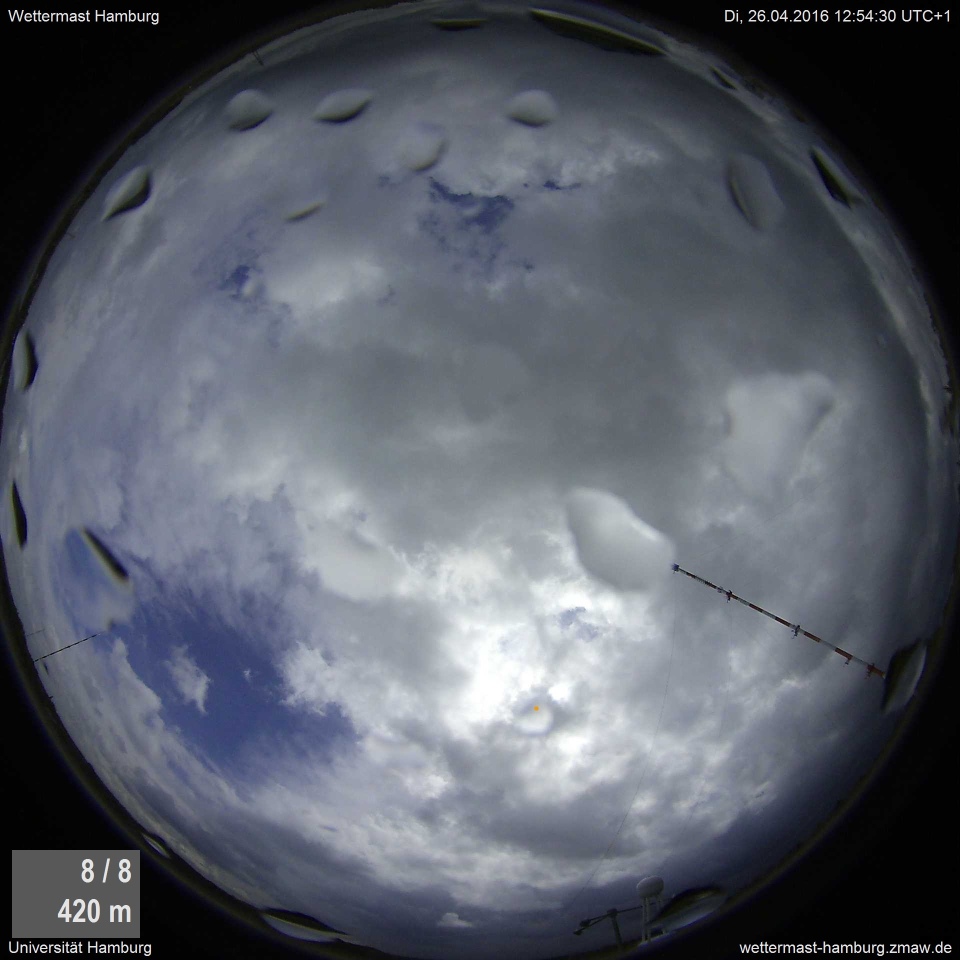
#> input picture k-means/test/Image_Wkm_Aktuell.jpg, 1920 x 1920 px, given in place of cloudy.jpg, which was not available (shown at 1/2 size)
$ python k-means_random.py   (Python 2 division)   (older library calls are emulated)
#> lines starting #> are read from the running program, lines starting #| are printed output that depends on the picture; pictures that were not available may be replaced by others from this repository, and a replacement may not be noted
# -*- coding: utf-8 -*-
"""
Created on Fri Apr 29 16:14:13 2016

@author: tfinn
"""
# External modules

# Internal modules


__version__ = ""

print(__doc__)
import numpy as np
import scipy.misc
import scipy.ndimage
from sklearn.cluster import MiniBatchKMeans
from sklearn.preprocessing import StandardScaler
from time import time
from pyextremelm.builder import ExtremeLearningMachine
from pyextremelm.builder.layers.unsupervised import ELMAE

k_cluster = 2
good_angle = 45
good_angle_dpi = int(np.round(1920/180*good_angle))


# Load the Wettermast photo
wm = scipy.ndimage.imread("cloudy.jpg", mode="RGB")
#> wm is the input picture: shape (1920, 1920, 3); mean R, G, B 87.3, 92.2, 102
scipy.misc.imsave(
    "test_original.jpg", wm[1920/2-good_angle_dpi:1920/2+good_angle_dpi,
        1920/2-good_angle_dpi:1920/2+good_angle_dpi, :])
#wm = wm/255 # to get values between 0 and 1
# Normalize RGB to surrounding fields
neighbour_size = 10
rgb_mean = scipy.ndimage.filters.uniform_filter(
    wm, size=(neighbour_size, neighbour_size, 1), mode="constant")
sum_mean = scipy.ndimage.filters.uniform_filter(
    wm, size=(neighbour_size, neighbour_size, 3), mode="constant")

# [10 lines of commented-out code are left out]
rgb_sqr_mean = scipy.ndimage.uniform_filter(
    wm**2,size=(neighbour_size, neighbour_size, 1), mode="constant")
# #print(rgb_sqr_mean)
rgb_stddev = rgb_sqr_mean - rgb_mean**2
rgb_stddev[rgb_stddev<0] = 0
rgb_stddev = np.sqrt(rgb_stddev)
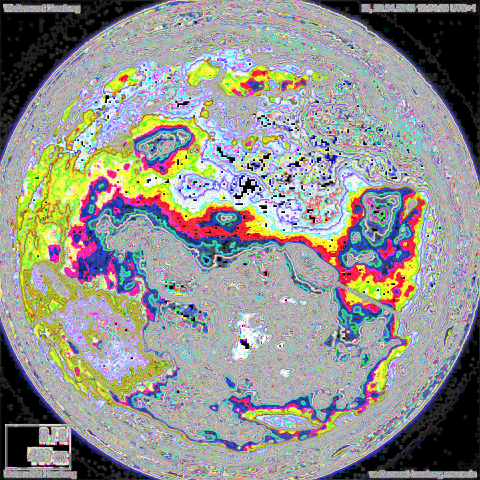
#> rgb_stddev: shape (1920, 1920, 3) float16 (shown at 1/4 size); mean R, G, B 9.12, 9.12, 8.89; drawn with min black and max white
#print(np.max(rgb_stddev), np.min(rgb_stddev))
#rgb_standard = (wm-rgb_mean)
# rgb_std_max = scipy.ndimage.maximum_filter(
#     wm,size=(neighbour_size, neighbour_size, 1), mode="constant")
# rgb_std_min = scipy.ndimage.minimum_filter(
#     wm,size=(neighbour_size, neighbour_size, 1), mode="constant")
# rgb_minmax = rgb_standard/(rgb_std_max-rgb_std_min)
# rgb_standard = (wm-rgb_mean)/rgb_stddev
# rgb_standard[rgb_stddev<0.001] = 0
# rgb_standard = rgb_standard[1920 / 2 - good_angle_dpi:1920 / 2 + good_angle_dpi,
#      1920 / 2 - good_angle_dpi:1920 / 2 + good_angle_dpi, :]
#
# scipy.misc.imsave(
#  "test_mean.jpg", (rgb_standard))
#
# neighbour_size = 10
# rgb_mean = scipy.ndimage.filters.uniform_filter(
#     rgb_standard, size=(neighbour_size, neighbour_size, 1), mode="constant")
# rgb_sqr_mean = scipy.ndimage.uniform_filter(
#     rgb_standard**2,size=(neighbour_size, neighbour_size, 1), mode="constant")
# # #print(rgb_sqr_mean)
# rgb_stddev = rgb_sqr_mean - rgb_mean**2
# rgb_stddev[rgb_stddev<0] = 0
# rgb_stddev = np.sqrt(rgb_stddev)
#
# wm = wm[
#                1920 / 2 - good_angle_dpi:1920 / 2 + good_angle_dpi,
#                1920 / 2 - good_angle_dpi:1920 / 2 + good_angle_dpi, :]
#
# wm[rgb_stddev>0.5] = 1
#
# scipy.misc.imsave(
#  "test_std.jpg", (wm))

#print(rgb_mean.shape)
print(np.max(rgb_mean), np.max(rgb_stddev))
#| 255 15.97
print(np.min(rgb_mean), np.min(rgb_stddev))
#| 0 0.0
rgb_mean = wm-rgb_mean
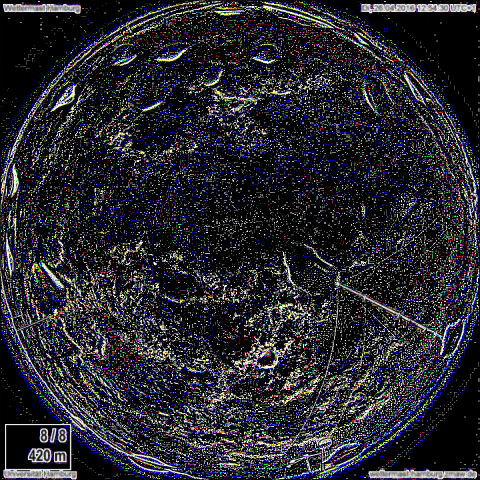
#> rgb_mean: shape (1920, 1920, 3) (shown at 1/4 size); mean R, G, B 39, 38.6, 44.4
rgb_std = wm/rgb_stddev
#> rgb_std: shape (1920, 1920, 3) float16; 10.3% of the values are NaN or infinite; the others: min 0, max 255, mean 14.56
rgb_std[rgb_stddev<0.0001] = 255
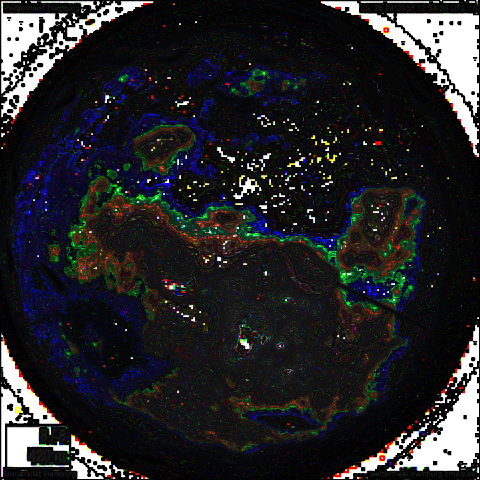
#> rgb_std: shape (1920, 1920, 3) float16 (shown at 1/4 size); mean R, G, B 38.4, 38.7, 41
print(np.max(rgb_mean), np.max(rgb_stddev))
#| 255 15.97
print(np.min(rgb_mean), np.min(rgb_stddev))
#| 0 0.0
image = np.concatenate((rgb_mean, rgb_std), axis=2)
image = image[1920/2-good_angle_dpi:1920/2+good_angle_dpi,
         1920/2-good_angle_dpi:1920/2+good_angle_dpi, :]

# # wm_added_dim = np.concatenate((wm, rgb_mean, rgb_stddev), axis=2)
# # print(wm_added_dim.shape)
wm = wm-sum_mean
wm = wm[1920/2-good_angle_dpi:1920/2+good_angle_dpi,
        1920/2-good_angle_dpi:1920/2+good_angle_dpi, :]
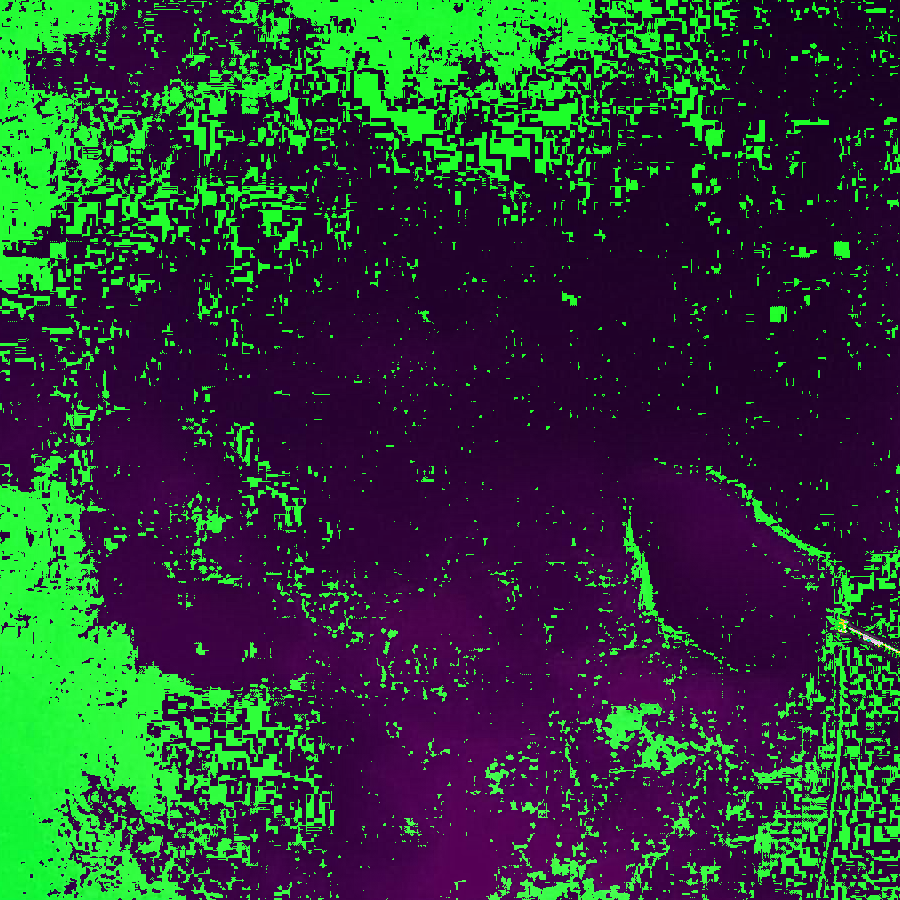
#> wm: shape (900, 900, 3); mean R, G, B 44.7, 59.8, 54.9
scipy.misc.imsave(
    "test_original-mean.jpg", wm)

#> (the run stopped early here; a loop or call above may not have finished)

$ run again, on k-means/test/Image_Wkm_Aktuell_2.jpg
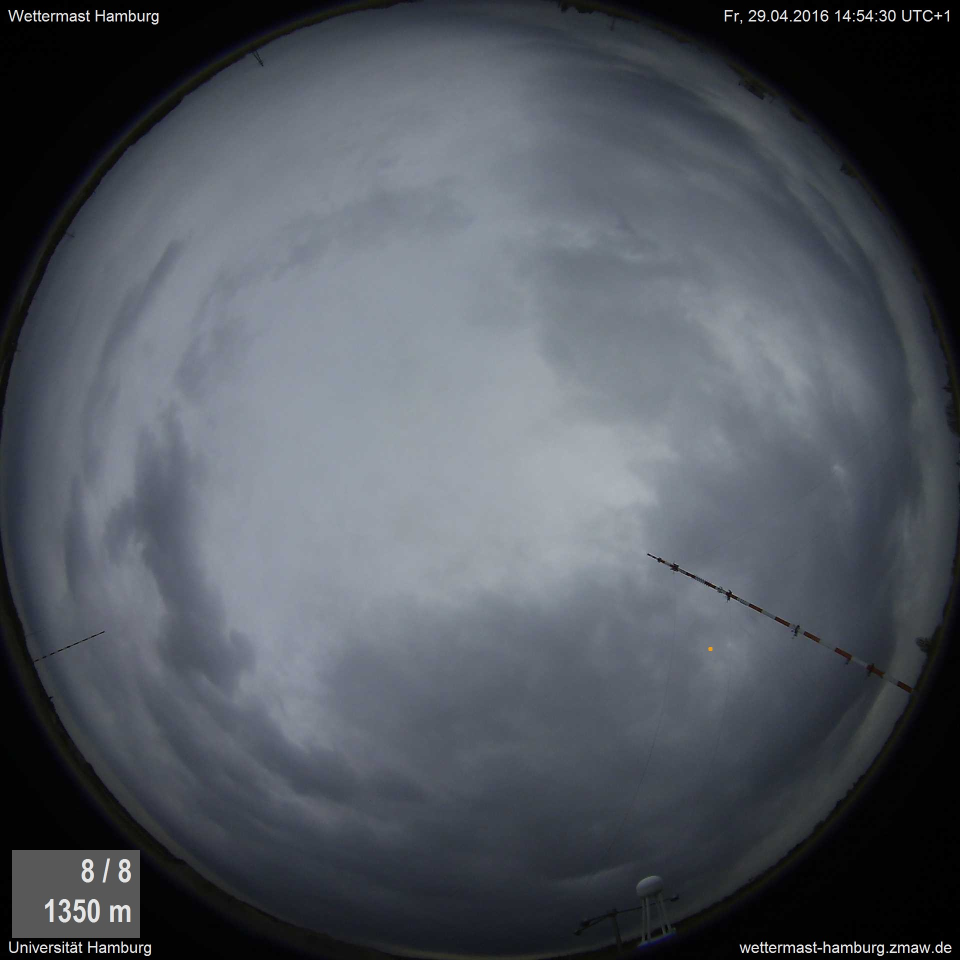
#> input picture k-means/test/Image_Wkm_Aktuell_2.jpg, 1920 x 1920 px, given in place of cloudy.jpg, which was not available (shown at 1/2 size)
#> wm is the input picture: shape (1920, 1920, 3); mean R, G, B 80.5, 85.7, 93.3
#| 221 15.97
#| 0 0.0
#> `rgb_std[rgb_stddev<0.0001] = 255`:
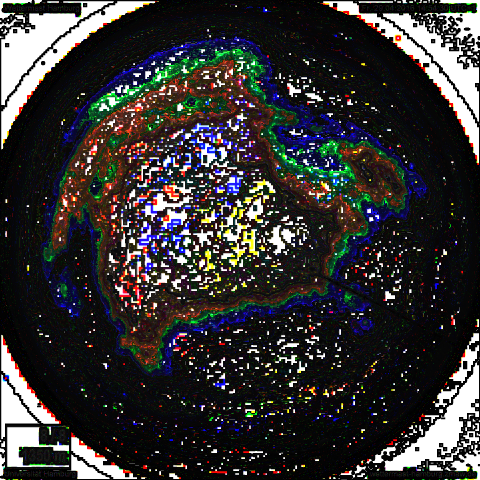
#> rgb_std: shape (1920, 1920, 3) float16 (shown at 1/4 size); mean R, G, B 53.5, 51.8, 52.2
#| 255 15.97
#| 0 0.0
#> `wm = wm[1920/2-good_angle_dpi:1920/2+good_angle_dpi, 1920/2-good_angle..`:
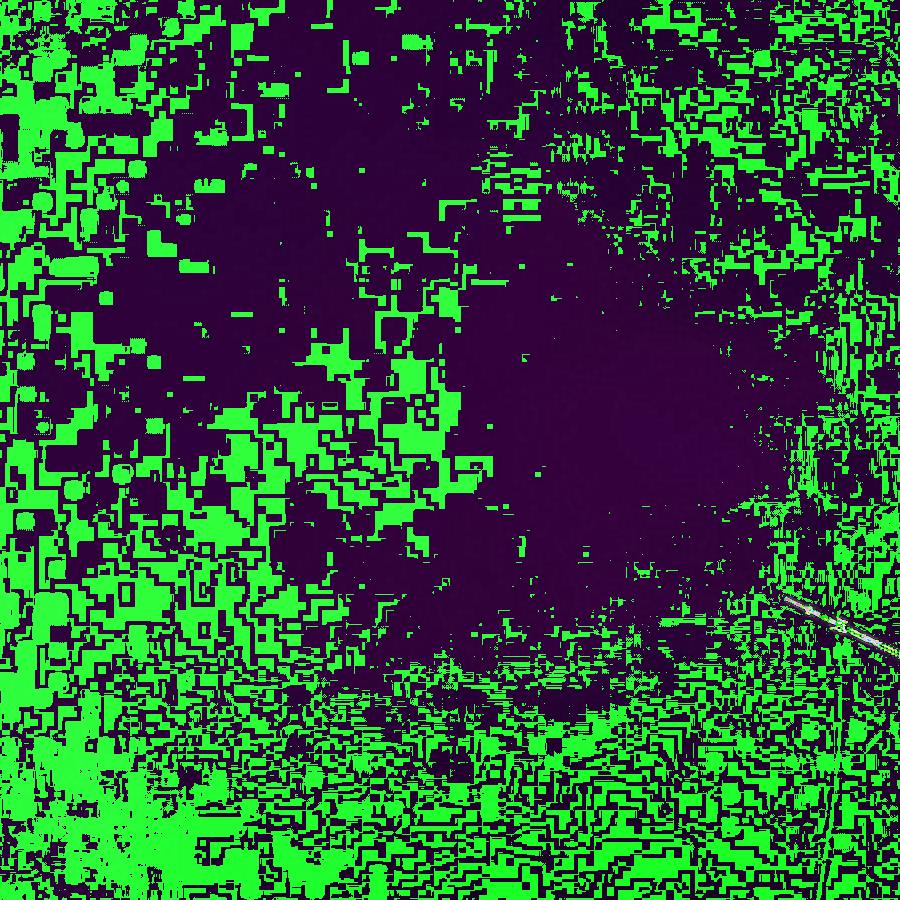
#> wm: shape (900, 900, 3); mean R, G, B 43.2, 84.7, 54.6

$ run again, on k-means/test/Image_Wkm_Aktuell_3.jpg
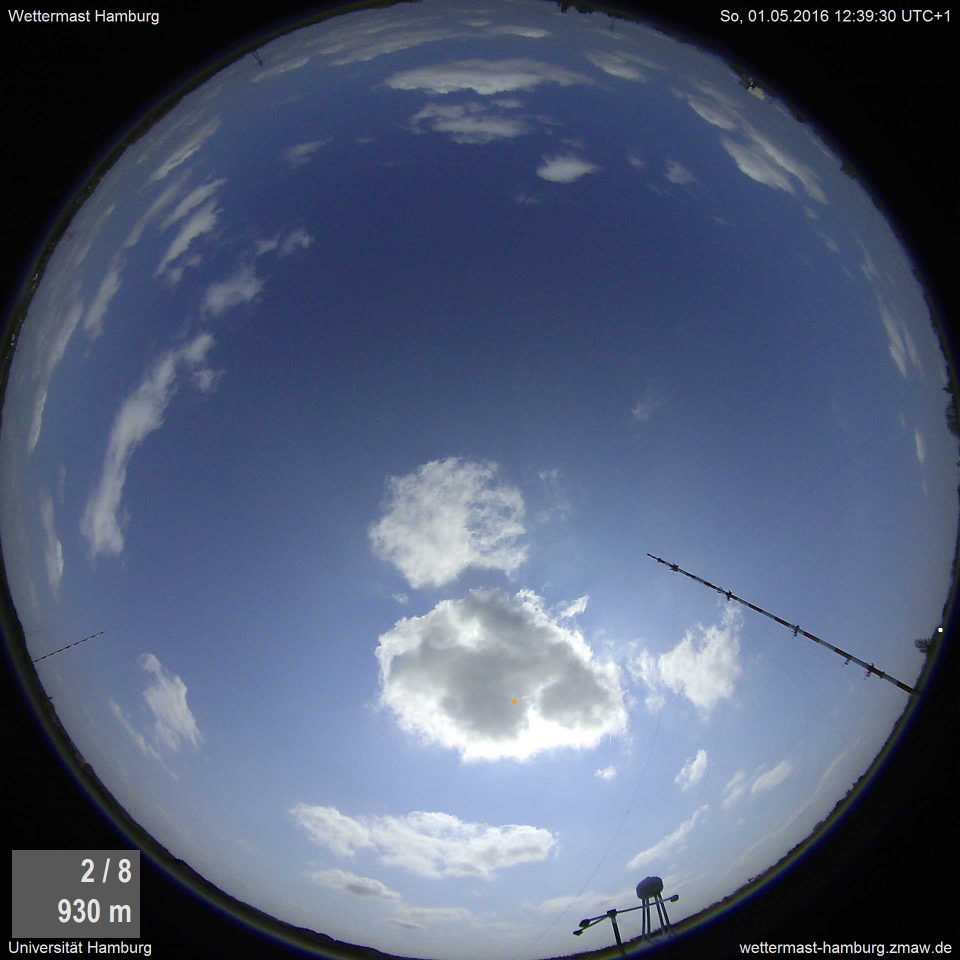
#> input picture k-means/test/Image_Wkm_Aktuell_3.jpg, 1920 x 1920 px, given in place of cloudy.jpg, which was not available (shown at 1/2 size)
#> wm is the input picture: shape (1920, 1920, 3); mean R, G, B 82.2, 92.9, 118.1
#| 255 15.97
#| 0 0.0
#> `rgb_std[rgb_stddev<0.0001] = 255`:
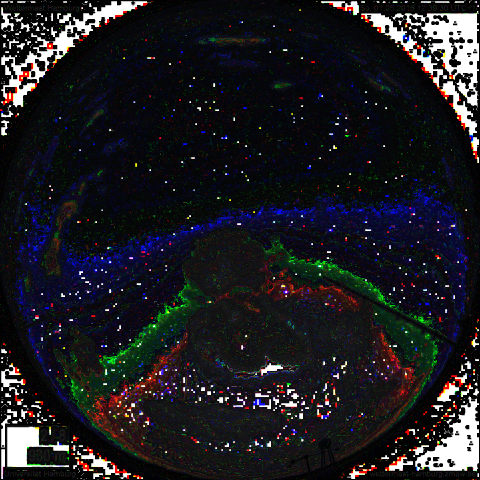
#> rgb_std: shape (1920, 1920, 3) float16 (shown at 1/4 size); mean R, G, B 30.1, 29.8, 34.6
#| 255 15.97
#| 0 0.0
#> `wm = wm[1920/2-good_angle_dpi:1920/2+good_angle_dpi, 1920/2-good_angle..`:
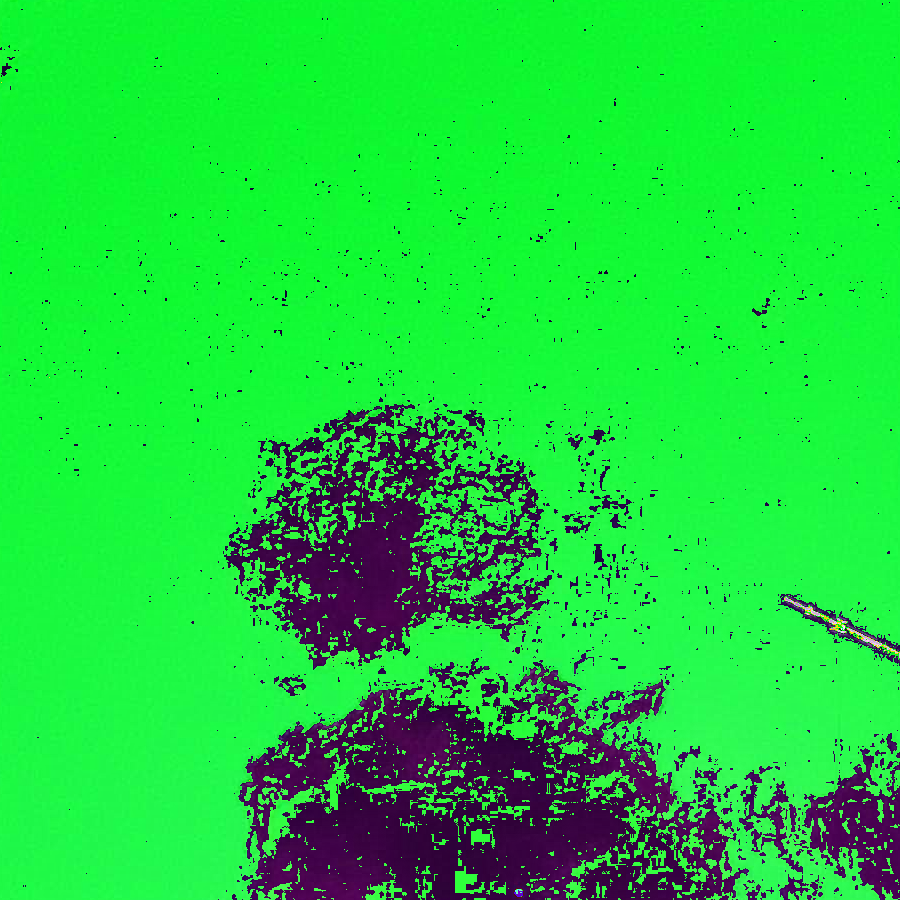
#> wm: shape (900, 900, 3); mean R, G, B 29.9, 211.7, 60.8
